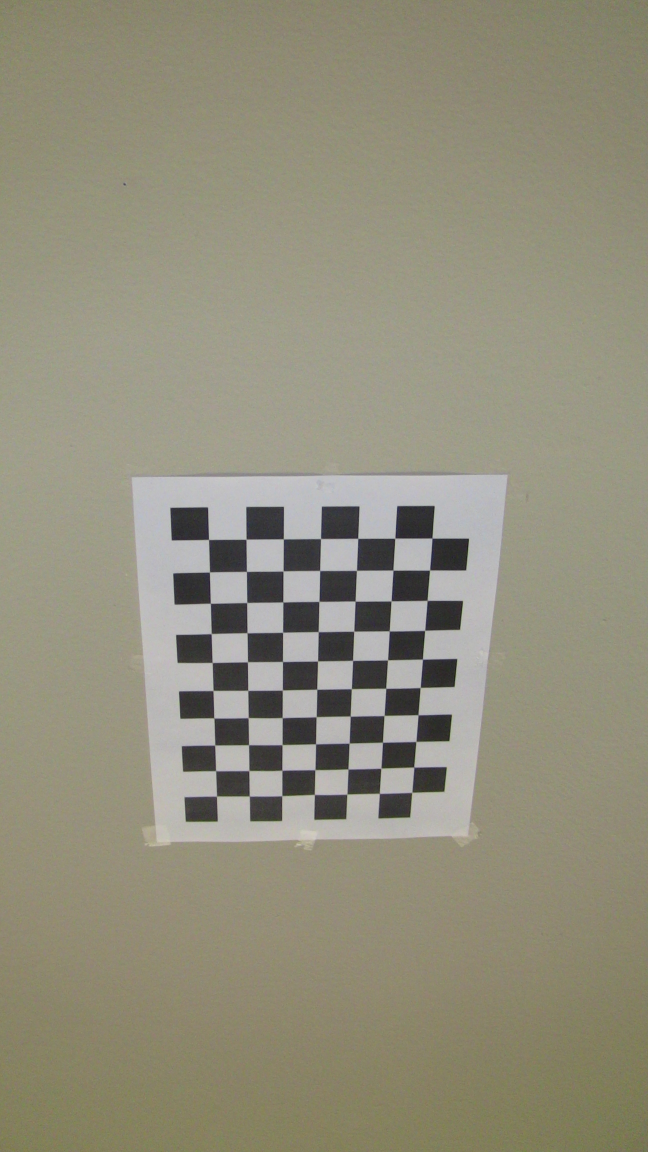
//> input picture Test/calib_img/00.jpg, 1296 x 2304 px (shown at 1/2 size); its folder holds 4 pictures in this run
$ ./main   (built with g++ and OpenCV 4)
//> lines starting //> are read from the running program, lines starting //| are printed output that depends on the picture
#include <stdio.h>
#include <opencv/cv.h>
#include <opencv/highgui.h>

#define IMAGE_NUM	(2)					/* 画像数 */
#define PAT_ROW		(7)					/* パターンの行数 */
#define PAT_COL		(10)				 /* パターンの列数 */
#define PAT_SIZE	 (PAT_ROW*PAT_COL)
#define ALL_POINTS (IMAGE_NUM*PAT_SIZE)
#define CHESS_SIZE (24.0)			 /* パターン1マスの1辺サイズ[mm] */

int main (int argc, char *argv[]) {
	cv::Mat src_img[IMAGE_NUM];
	CvSize pattern_size = cv::Size(PAT_COL, PAT_ROW);
	std::vector<std::vector<cv::Point3f> > all_object_points;
	cv::Mat intrinsic = cv::Mat::eye(3, 3, CV_64F);
	cv::Mat distortion = cv::Mat::zeros(1, 8, CV_64F);

	// (1)キャリブレーション画像の読み込み
	for (int i = 0; i < IMAGE_NUM; i++) {
		char buf[32];
		sprintf(buf, "calib_img/%02d.jpg", i);
		src_img[i] = cv::imread(buf, CV_LOAD_IMAGE_COLOR);
//> src_img[0] is the input picture: 2304 rows x 1296 cols, CV_8UC3; mean B, G, R 123.7, 142.8, 146.1
	}

	// (2)3次元空間座標の設定
	for (int i = 0; i < IMAGE_NUM; i++) {
		std::vector<cv::Point3f> object_points;
		for (int j = 0; j < PAT_ROW; j++) {
			for (int k = 0; k < PAT_COL; k++) {
				object_points.push_back(cv::Point3f(k * CHESS_SIZE, j * CHESS_SIZE, 0.0f));
			}
		}
		all_object_points.push_back(object_points);
	}

	// (3)チェスボード（キャリブレーションパターン）のコーナー検出
	int found_num = 0;
	cvNamedWindow("Calibration", CV_WINDOW_AUTOSIZE);
	std::vector<std::vector<cv::Point2f> > all_corners;
	for (int i = 0; i < IMAGE_NUM; i++) {
		int corner_count;

		fprintf(stderr, "%02d...", i);

		std::vector<cv::Point2f> corners;
		if (cv::findChessboardCorners(src_img[i], pattern_size, corners)) {
			fprintf (stderr, "ok\n");
			found_num++;
		} else {
			fprintf (stderr, "fail\n");
		}

		// (4)コーナー位置をサブピクセル精度に修正，描画
		cv::Mat src_gray(src_img[i].size(), CV_8UC1);
		cv::cvtColor(src_img[i], src_gray, CV_BGR2GRAY);
		cv::cornerSubPix(src_gray, corners, cv::Size(3, 3), cv::Size(-1, -1), cv::TermCriteria(CV_TERMCRIT_ITER | CV_TERMCRIT_EPS, 20, 0.03));

		all_corners.push_back(corners);

		cv::drawChessboardCorners(src_img[i], pattern_size, corners, true);
		cv::imshow("Calibration", src_img[i]);
		cv::waitKey(0);
	}
//> this loop made 2 passes
//> pass 1, `cv::cvtColor(src_img[i], src_gray, CV_BGR2GRAY);`:
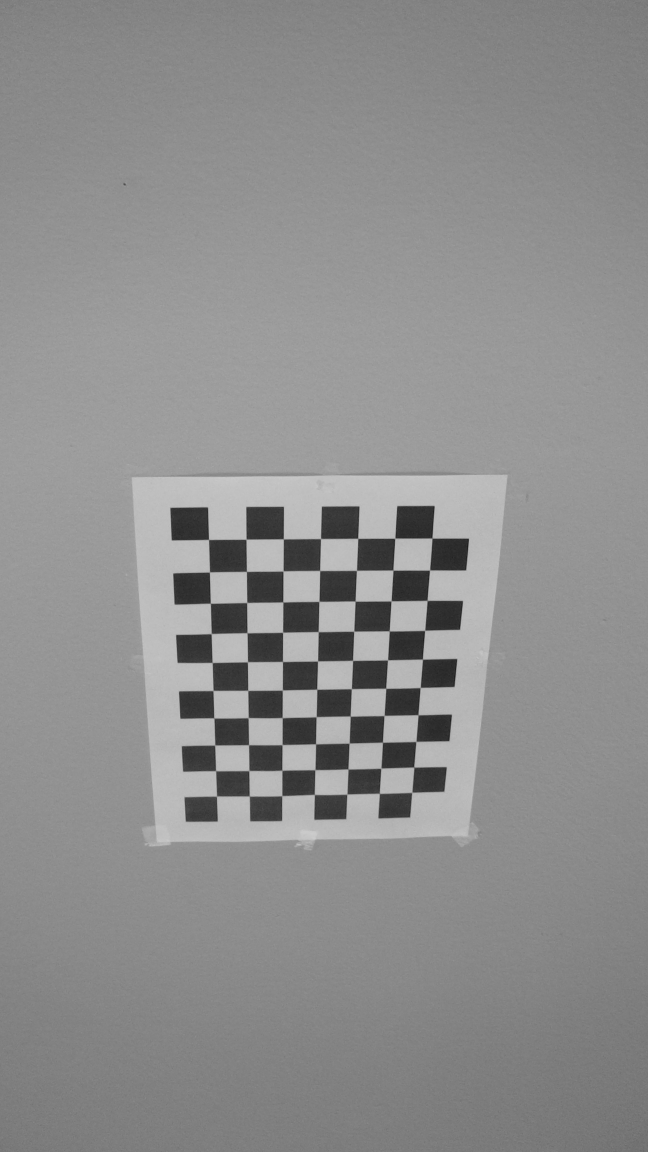
//> src_gray: 2304 rows x 1296 cols, CV_8UC1 (shown at 1/2 size); min 15, max 205, mean 141.6
//> pass 1, `cv::imshow("Calibration", src_img[i]);`:
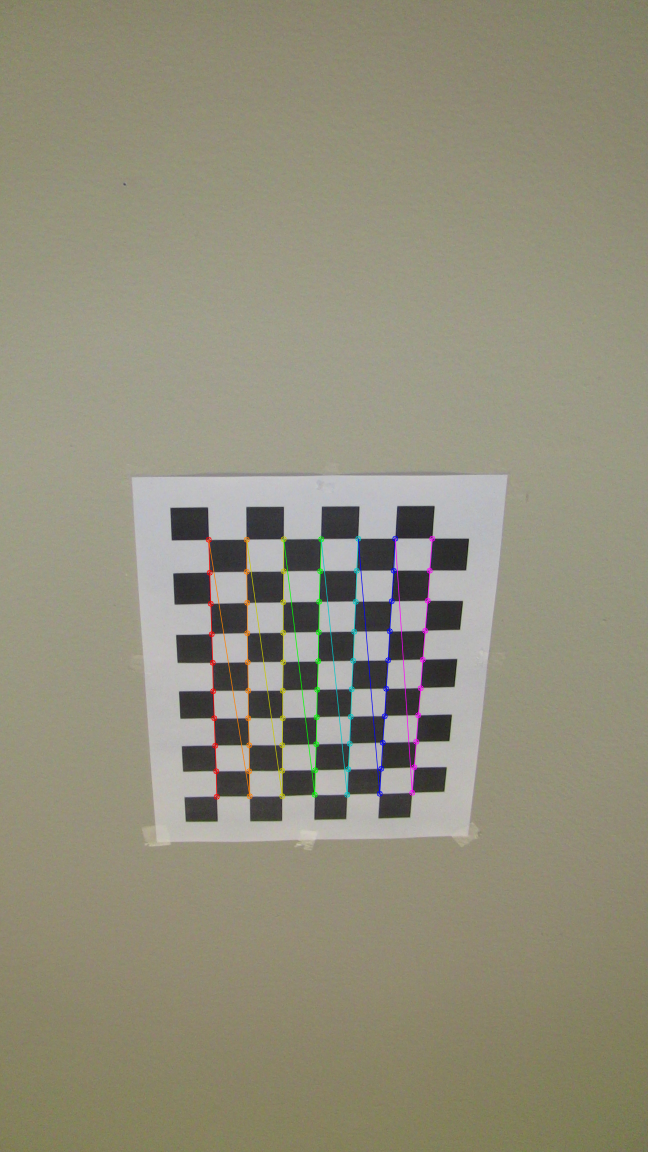
//> window 'Calibration': 2304 rows x 1296 cols, CV_8UC3 (shown at 1/2 size); mean B, G, R 123.6, 142.8, 146.1
//> after the loop, found_num = 2
	cvDestroyWindow("Calibration");

	if (found_num != IMAGE_NUM)	return -1;

	// (5)内部パラメータ、歪み係数、外部パラメータの推定
	std::vector<cv::Mat> rvecs, tvecs;
	cv::calibrateCamera(all_object_points, all_corners, src_img[0].size(), intrinsic, distortion, rvecs, tvecs, CV_CALIB_ZERO_TANGENT_DIST | CV_CALIB_FIX_K2 | CV_CALIB_FIX_K3 | CV_CALIB_FIX_K4 | CV_CALIB_FIX_K5 | CV_CALIB_FIX_K6);
//> intrinsic = [[2770.6, 0, 1006], [0, 2758, 965.9], [0, 0, 1]]; distortion = [-0.38, 0, 0, 0, 0]

	// (6)再度写像して、誤差を計算する
	float total_error = 0.0f;
	int num = 0;
	for (int i = 0; i < all_object_points.size(); ++i) {
		std::vector<cv::Point2f> pts;
		cv::projectPoints(all_object_points[i], rvecs[i], tvecs[i], intrinsic, distortion, pts);

		// 回転行列Rを取得する（Rodriguesにより、3x3行列を得る）
		cv::Mat dst;
		cv::Rodrigues(rvecs[i], dst);
		for (int r = 0; r < dst.rows; ++r) {
			for (int c = 0; c < dst.cols; ++c) {
				printf("%.3lf\t", dst.at<double>(r, c));
			}
			printf("\n");
		}

		for (int j = 0; j < pts.size(); ++j) {
			float error = sqrtf((pts[j].x - all_corners[i][j].x) * (pts[j].x - all_corners[i][j].x) + (pts[j].y - all_corners[i][j].y) * (pts[j].y - all_corners[i][j].y));
			total_error += error;
			num++;
		}
	}
//> this loop made 2 passes
//> (total_error, num) on passes 1 to 2: (48.64, 70), (93.5, 140)
//> after the loop, total_error = 93.5; num = 140
	printf("Mean error: %lf\n", total_error/num);
//| Mean error: 0.667840

	// (7)パラメータの表示
	printf("Intrinsic parameter:\n");
	for (int r = 0; r < 3; ++r) {
		for (int c = 0; c < 3; ++c) {
			printf("%lf\t", intrinsic.at<double>(r, c));
		}
		printf("\n");
	}
	printf("Distortion:\n");
	for (int r = 0; r < distortion.rows; ++r) {
		for (int c = 0; c < distortion.cols; ++c) {
			printf("%lf\t", distortion.at<double>(r, c));
		}
		printf("\n");
	}
	for (int i = 0; i < rvecs.size(); ++i) {
		printf("Rotation %d:\n", i);
		for (int r = 0; r < rvecs[i].rows; ++r) {
			for (int c = 0; c < rvecs[i].cols; ++c) {
				printf("%.3lf\t", rvecs[i].at<double>(r, c));
			}
			printf("\n");
		}
		printf("\n");
	}
	for (int i = 0; i < tvecs.size(); ++i) {
	printf("Translation %d:\n", i);
		for (int r = 0; r < tvecs[i].rows; ++r) {
			for (int c = 0; c < tvecs[i].cols; ++c) {
				printf("%.3lf\t", tvecs[i].at<double>(r, c));
			}
			printf("\n");
		}
		printf("\n");
	}

	return 0;
}
